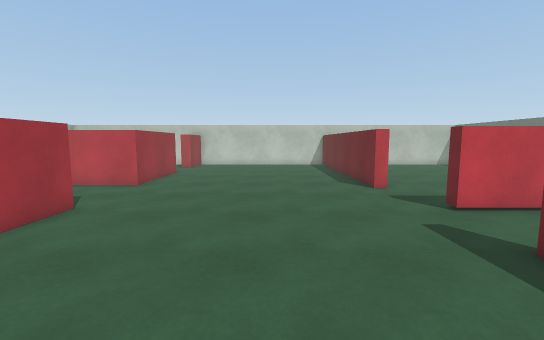
view 1 (above)

21 first-person views from a walk through a 3-D level made in the Unity game engine. The camera is 1.44 m above the floor, tilts 6° down and sees 90° across. The floor is counted in squares, 0.72 m on a side. Each view is taken from the middle of a square. On the plan, view 1 faces up. The plan holds only what a view shows up to about 16 squares ahead; the rest is blank. The player character is not drawn. Surface patterns are stand-ins for the level's own textures.

view 2
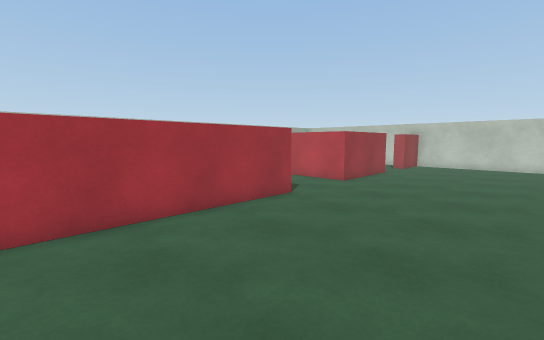

view 3
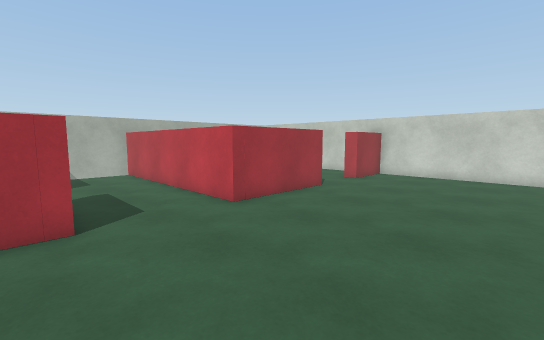

view 4
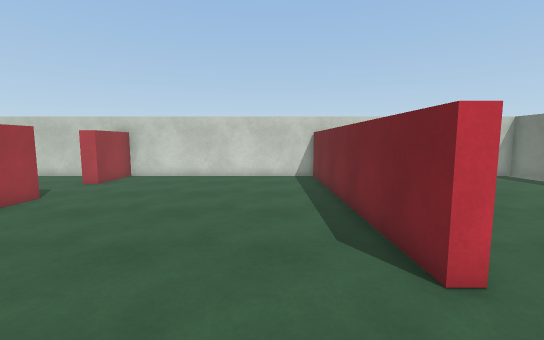

view 5
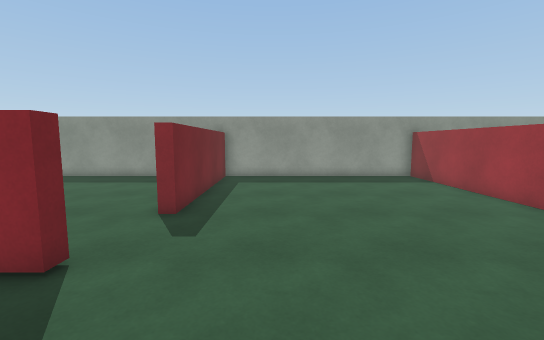

view 6
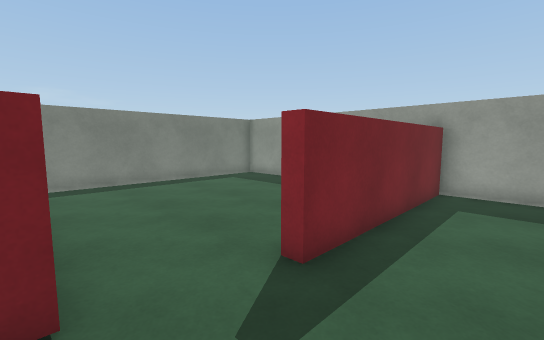

view 7
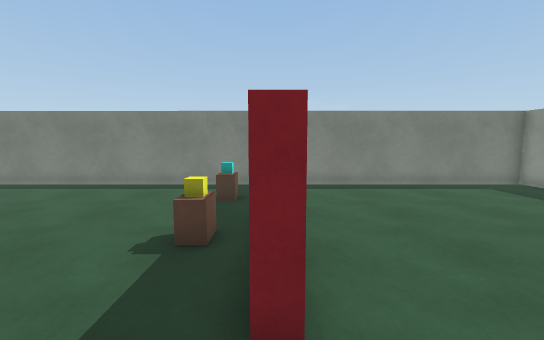

view 8
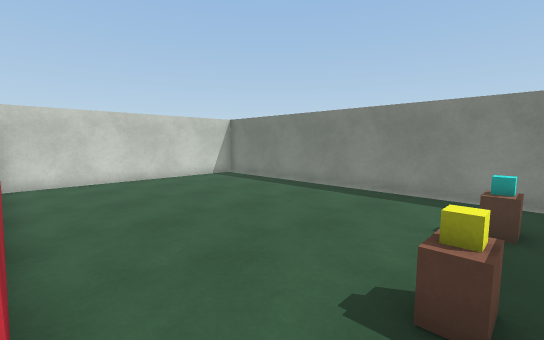

view 9
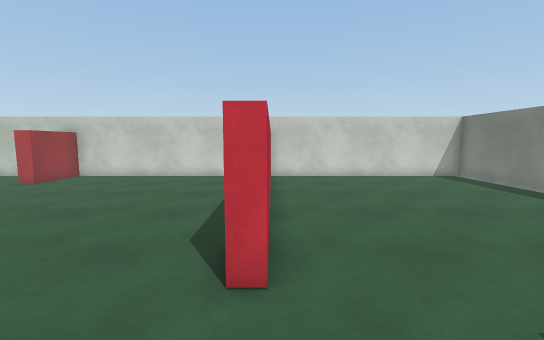

view 10
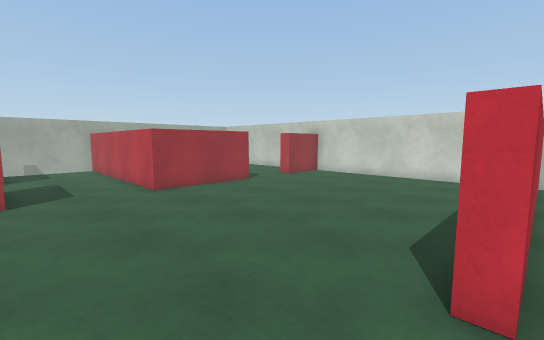

view 11
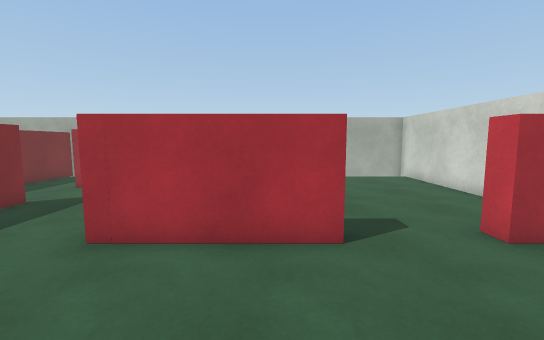

view 12
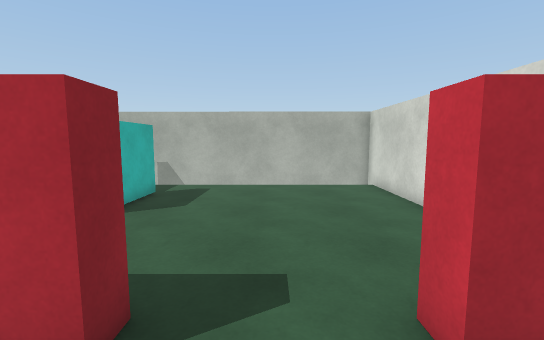

view 13
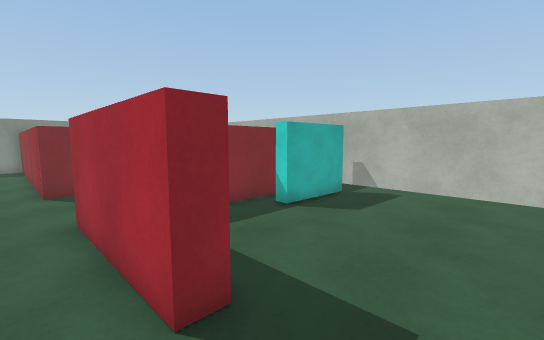

view 14
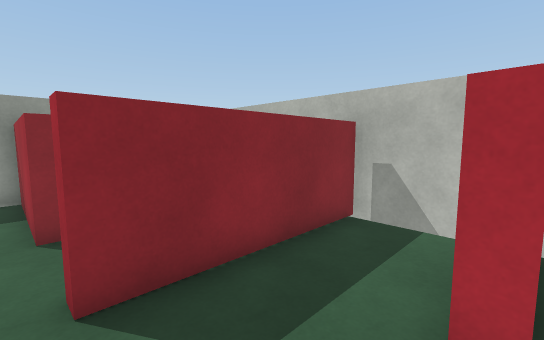

view 15
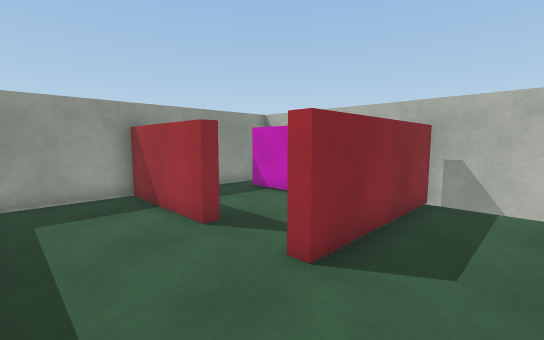

view 16
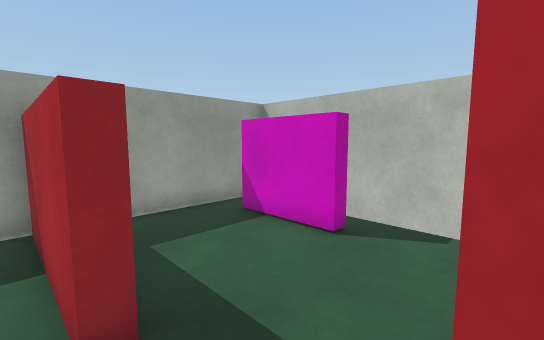

view 17
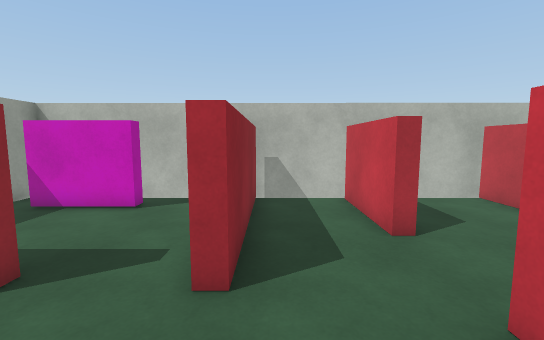

view 18
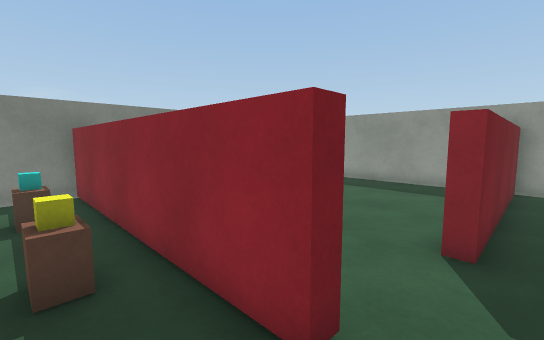

view 19
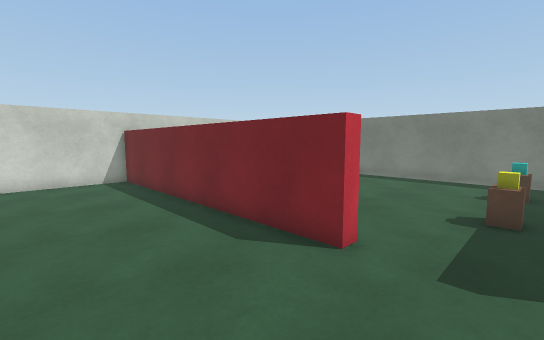

view 20
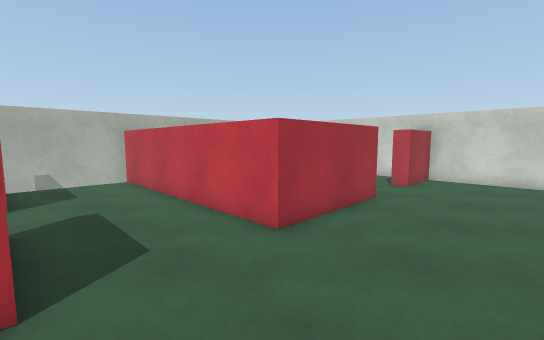

view 21
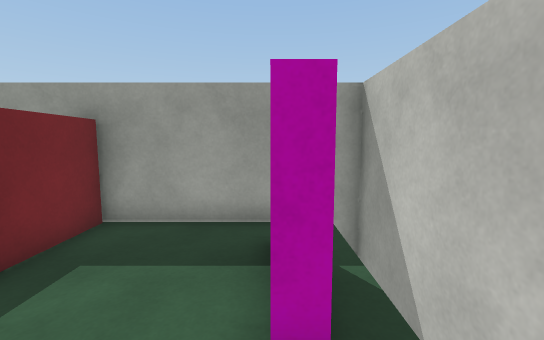

### Floor plan
Ten units are one square. View 1 is at (0, 0); x grows to the right and y downward. Boxes are objects, and circles mark ways between rooms. Rooms are numbered by the first view taken in them; rooms with no view inside come last. Other rooms are left out.
<svg viewBox="-177 -242 340 284">
<path fill="none" stroke="#000" d="M-69 -80 -59 -80 -59 35M-70 -174 -62 -174 -62 -124 -166 -124M-124 -129 -101 -129M49 -115 44 -115 44 -237 -62 -237 -62 -229M-109 -13 -105 -13 -105 35M-159 -77 -164 -77M65 -77 53 -77 53 -82M-172 -79 -172 -41M-80 -237 -171 -237 -172 -80M-168 -44 -105 -44 -105 -39M-110 37 47 37 47 -46 52 -46M-172 -29 -172 37 -110 37M-108 35 -108 9M49 -218 49 -115M53 -82 154 -82M157 -80 158 -237 49 -237M79 -77 65 -77M69 37 157 37 157 -80"/>
<rect x="65" y="-105" width="10" height="10" fill="#bbb"><title>other object</title></rect>
<rect x="75" y="-105" width="10" height="10" fill="#bbb"><title>cube</title></rect>
<rect x="105" y="-105" width="10" height="10" fill="#bbb"><title>other object</title></rect>
<rect x="115" y="-105" width="10" height="10" fill="#bbb"><title>cube</title></rect>
<circle cx="-110" cy="-25" r="3" fill="#2a7"/>
<circle cx="60" cy="-100" r="3" fill="#2a7"/>
<circle cx="57" cy="-60" r="3" fill="#2a7"/>
<text x="-50" y="-110">1</text>
<text x="-140" y="0">2</text>
<text x="100" y="-160">3</text>
<text x="110" y="-20">4</text>
</svg>
Room 1 opens to room 2. Room 1 opens to room 3. Room 1 opens to room 4.

Where each view was taken, in squares from view 1:
view 1: 0 up, 0 right, facing up
view 2: 0 up, 1 right, facing up-left
view 3: 7 up, 1 right, facing up-left
view 4: 8 up, 2 right, facing up
view 5: 12 up, 2 right, facing down
view 6: 8 up, 2 right, facing down-right
view 7: 8 up, 3 right, facing right
view 8: 9 up, 5 right, facing up-right
view 9: 8 up, 5 right, facing up
view 10: 8 up, 5 right, facing up-left
view 11: 16 up, 1 left, facing left
view 12: 19 up, 4 left, facing left
view 13: 20 up, 5 left, facing down-left
view 14: 8 up, 10 left, facing down-left
view 15: 7 up, 7 left, facing down-left
view 16: 4 up, 10 left, facing down-left
view 17: 5 up, 7 left, facing left
view 18: 10 up, 4 right, facing down-right
view 19: 9 up, 0 right, facing up-right
view 20: 8 up, 2 left, facing up-left
view 21: 3 up, 15 left, facing down
